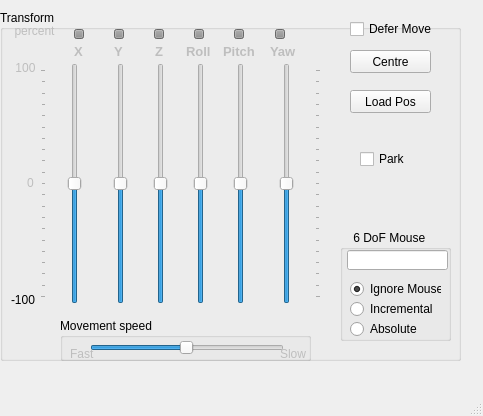
<?xml version="1.0" encoding="UTF-8"?>
<ui version="4.0">
 <class>MainWindow</class>
 <widget class="QMainWindow" name="MainWindow">
  <property name="geometry">
   <rect>
    <x>0</x>
    <y>0</y>
    <width>483</width>
    <height>416</height>
   </rect>
  </property>
  <property name="windowTitle">
   <string>Test Sim</string>
  </property>
  <widget class="QWidget" name="centralwidget">
   <widget class="QGroupBox" name="transform_panel">
    <property name="enabled">
     <bool>true</bool>
    </property>
    <property name="geometry">
     <rect>
      <x>0</x>
      <y>10</y>
      <width>461</width>
      <height>351</height>
     </rect>
    </property>
    <property name="title">
     <string>Transform</string>
    </property>
    <property name="flat">
     <bool>false</bool>
    </property>
    <widget class="QSlider" name="sld_0">
     <property name="enabled">
      <bool>true</bool>
     </property>
     <property name="geometry">
      <rect>
       <x>40</x>
       <y>53</y>
       <width>61</width>
       <height>241</height>
      </rect>
     </property>
     <property name="minimum">
      <number>-100</number>
     </property>
     <property name="maximum">
      <number>100</number>
     </property>
     <property name="value">
      <number>0</number>
     </property>
     <property name="orientation">
      <enum>Qt::Vertical</enum>
     </property>
     <property name="tickPosition">
      <enum>QSlider::TicksAbove</enum>
     </property>
    </widget>
    <widget class="QSlider" name="sld_3">
     <property name="geometry">
      <rect>
       <x>190</x>
       <y>53</y>
       <width>21</width>
       <height>241</height>
      </rect>
     </property>
     <property name="minimum">
      <number>-100</number>
     </property>
     <property name="maximum">
      <number>100</number>
     </property>
     <property name="value">
      <number>0</number>
     </property>
     <property name="orientation">
      <enum>Qt::Vertical</enum>
     </property>
     <property name="tickPosition">
      <enum>QSlider::NoTicks</enum>
     </property>
    </widget>
    <widget class="QSlider" name="sld_1">
     <property name="geometry">
      <rect>
       <x>110</x>
       <y>53</y>
       <width>21</width>
       <height>241</height>
      </rect>
     </property>
     <property name="minimum">
      <number>-100</number>
     </property>
     <property name="maximum">
      <number>100</number>
     </property>
     <property name="value">
      <number>0</number>
     </property>
     <property name="orientation">
      <enum>Qt::Vertical</enum>
     </property>
     <property name="tickPosition">
      <enum>QSlider::NoTicks</enum>
     </property>
    </widget>
    <widget class="QSlider" name="sld_2">
     <property name="geometry">
      <rect>
       <x>150</x>
       <y>53</y>
       <width>21</width>
       <height>241</height>
      </rect>
     </property>
     <property name="minimum">
      <number>-100</number>
     </property>
     <property name="maximum">
      <number>100</number>
     </property>
     <property name="value">
      <number>0</number>
     </property>
     <property name="orientation">
      <enum>Qt::Vertical</enum>
     </property>
     <property name="tickPosition">
      <enum>QSlider::NoTicks</enum>
     </property>
    </widget>
    <widget class="QSlider" name="sld_4">
     <property name="geometry">
      <rect>
       <x>230</x>
       <y>53</y>
       <width>21</width>
       <height>241</height>
      </rect>
     </property>
     <property name="minimum">
      <number>-100</number>
     </property>
     <property name="maximum">
      <number>100</number>
     </property>
     <property name="value">
      <number>0</number>
     </property>
     <property name="orientation">
      <enum>Qt::Vertical</enum>
     </property>
     <property name="tickPosition">
      <enum>QSlider::NoTicks</enum>
     </property>
    </widget>
    <widget class="QSlider" name="sld_5">
     <property name="enabled">
      <bool>true</bool>
     </property>
     <property name="geometry">
      <rect>
       <x>260</x>
       <y>53</y>
       <width>61</width>
       <height>241</height>
      </rect>
     </property>
     <property name="minimum">
      <number>-100</number>
     </property>
     <property name="maximum">
      <number>100</number>
     </property>
     <property name="value">
      <number>0</number>
     </property>
     <property name="orientation">
      <enum>Qt::Vertical</enum>
     </property>
     <property name="tickPosition">
      <enum>QSlider::TicksBelow</enum>
     </property>
    </widget>
    <widget class="QLabel" name="label_5">
     <property name="geometry">
      <rect>
       <x>0</x>
       <y>283</y>
       <width>46</width>
       <height>13</height>
      </rect>
     </property>
     <property name="text">
      <string>-100</string>
     </property>
     <property name="alignment">
      <set>Qt::AlignCenter</set>
     </property>
    </widget>
    <widget class="QLabel" name="label_6">
     <property name="enabled">
      <bool>false</bool>
     </property>
     <property name="geometry">
      <rect>
       <x>10</x>
       <y>50</y>
       <width>31</width>
       <height>16</height>
      </rect>
     </property>
     <property name="text">
      <string>100</string>
     </property>
     <property name="alignment">
      <set>Qt::AlignCenter</set>
     </property>
    </widget>
    <widget class="QLabel" name="label_3">
     <property name="enabled">
      <bool>false</bool>
     </property>
     <property name="geometry">
      <rect>
       <x>20</x>
       <y>163</y>
       <width>21</width>
       <height>20</height>
      </rect>
     </property>
     <property name="text">
      <string>0</string>
     </property>
     <property name="alignment">
      <set>Qt::AlignCenter</set>
     </property>
    </widget>
    <widget class="QGroupBox" name="groupBox">
     <property name="enabled">
      <bool>true</bool>
     </property>
     <property name="geometry">
      <rect>
       <x>340</x>
       <y>220</y>
       <width>111</width>
       <height>111</height>
      </rect>
     </property>
     <property name="title">
      <string>    6 DoF Mouse</string>
     </property>
     <widget class="QLineEdit" name="txt_spacemouse">
      <property name="enabled">
       <bool>true</bool>
      </property>
      <property name="geometry">
       <rect>
        <x>7</x>
        <y>20</y>
        <width>101</width>
        <height>20</height>
       </rect>
      </property>
     </widget>
     <widget class="QRadioButton" name="rb_m_off">
      <property name="enabled">
       <bool>true</bool>
      </property>
      <property name="geometry">
       <rect>
        <x>10</x>
        <y>50</y>
        <width>91</width>
        <height>18</height>
       </rect>
      </property>
      <property name="text">
       <string>Ignore Mouse</string>
      </property>
      <property name="checked">
       <bool>true</bool>
      </property>
     </widget>
     <widget class="QRadioButton" name="rb_m_inc">
      <property name="enabled">
       <bool>true</bool>
      </property>
      <property name="geometry">
       <rect>
        <x>10</x>
        <y>70</y>
        <width>91</width>
        <height>18</height>
       </rect>
      </property>
      <property name="text">
       <string>Incremental</string>
      </property>
     </widget>
     <widget class="QRadioButton" name="rb_m_abs">
      <property name="enabled">
       <bool>true</bool>
      </property>
      <property name="geometry">
       <rect>
        <x>10</x>
        <y>90</y>
        <width>91</width>
        <height>18</height>
       </rect>
      </property>
      <property name="text">
       <string>Absolute</string>
      </property>
     </widget>
    </widget>
    <widget class="QCheckBox" name="chk_instant_move">
     <property name="enabled">
      <bool>true</bool>
     </property>
     <property name="geometry">
      <rect>
       <x>350</x>
       <y>10</y>
       <width>91</width>
       <height>18</height>
      </rect>
     </property>
     <property name="text">
      <string>Defer Move</string>
     </property>
    </widget>
    <widget class="QLabel" name="label">
     <property name="enabled">
      <bool>false</bool>
     </property>
     <property name="geometry">
      <rect>
       <x>74</x>
       <y>33</y>
       <width>21</width>
       <height>16</height>
      </rect>
     </property>
     <property name="font">
      <font>
       <pointsize>10</pointsize>
       <weight>75</weight>
       <bold>true</bold>
      </font>
     </property>
     <property name="text">
      <string>X</string>
     </property>
    </widget>
    <widget class="QLabel" name="label_7">
     <property name="enabled">
      <bool>false</bool>
     </property>
     <property name="geometry">
      <rect>
       <x>114</x>
       <y>33</y>
       <width>21</width>
       <height>16</height>
      </rect>
     </property>
     <property name="font">
      <font>
       <pointsize>10</pointsize>
       <weight>75</weight>
       <bold>true</bold>
      </font>
     </property>
     <property name="text">
      <string>Y</string>
     </property>
    </widget>
    <widget class="QLabel" name="label_8">
     <property name="enabled">
      <bool>false</bool>
     </property>
     <property name="geometry">
      <rect>
       <x>155</x>
       <y>33</y>
       <width>20</width>
       <height>16</height>
      </rect>
     </property>
     <property name="font">
      <font>
       <pointsize>10</pointsize>
       <weight>75</weight>
       <bold>true</bold>
      </font>
     </property>
     <property name="text">
      <string>Z</string>
     </property>
    </widget>
    <widget class="QLabel" name="label_9">
     <property name="enabled">
      <bool>false</bool>
     </property>
     <property name="geometry">
      <rect>
       <x>186</x>
       <y>33</y>
       <width>31</width>
       <height>16</height>
      </rect>
     </property>
     <property name="font">
      <font>
       <pointsize>10</pointsize>
       <weight>75</weight>
       <bold>true</bold>
      </font>
     </property>
     <property name="text">
      <string>Roll</string>
     </property>
    </widget>
    <widget class="QLabel" name="label_10">
     <property name="enabled">
      <bool>false</bool>
     </property>
     <property name="geometry">
      <rect>
       <x>223</x>
       <y>33</y>
       <width>41</width>
       <height>16</height>
      </rect>
     </property>
     <property name="font">
      <font>
       <pointsize>10</pointsize>
       <weight>75</weight>
       <bold>true</bold>
      </font>
     </property>
     <property name="text">
      <string>Pitch</string>
     </property>
    </widget>
    <widget class="QLabel" name="label_11">
     <property name="enabled">
      <bool>false</bool>
     </property>
     <property name="geometry">
      <rect>
       <x>270</x>
       <y>33</y>
       <width>31</width>
       <height>16</height>
      </rect>
     </property>
     <property name="font">
      <font>
       <pointsize>10</pointsize>
       <weight>75</weight>
       <bold>true</bold>
      </font>
     </property>
     <property name="text">
      <string>Yaw</string>
     </property>
    </widget>
    <widget class="QPushButton" name="btn_centre">
     <property name="enabled">
      <bool>true</bool>
     </property>
     <property name="geometry">
      <rect>
       <x>350</x>
       <y>40</y>
       <width>81</width>
       <height>23</height>
      </rect>
     </property>
     <property name="text">
      <string>Centre</string>
     </property>
    </widget>
    <widget class="QLabel" name="label_12">
     <property name="enabled">
      <bool>false</bool>
     </property>
     <property name="geometry">
      <rect>
       <x>14</x>
       <y>11</y>
       <width>41</width>
       <height>20</height>
      </rect>
     </property>
     <property name="text">
      <string>percent</string>
     </property>
     <property name="alignment">
      <set>Qt::AlignCenter</set>
     </property>
    </widget>
    <widget class="QPushButton" name="btn_load_pos">
     <property name="enabled">
      <bool>true</bool>
     </property>
     <property name="geometry">
      <rect>
       <x>350</x>
       <y>80</y>
       <width>81</width>
       <height>23</height>
      </rect>
     </property>
     <property name="text">
      <string>Load Pos</string>
     </property>
    </widget>
    <widget class="QProgressBar" name="pg_0">
     <property name="enabled">
      <bool>false</bool>
     </property>
     <property name="geometry">
      <rect>
       <x>74</x>
       <y>19</y>
       <width>10</width>
       <height>10</height>
      </rect>
     </property>
     <property name="maximum">
      <number>1</number>
     </property>
     <property name="value">
      <number>1</number>
     </property>
     <property name="textVisible">
      <bool>false</bool>
     </property>
    </widget>
    <widget class="QProgressBar" name="pg_1">
     <property name="enabled">
      <bool>false</bool>
     </property>
     <property name="geometry">
      <rect>
       <x>114</x>
       <y>19</y>
       <width>10</width>
       <height>10</height>
      </rect>
     </property>
     <property name="maximum">
      <number>1</number>
     </property>
     <property name="value">
      <number>1</number>
     </property>
     <property name="textVisible">
      <bool>false</bool>
     </property>
    </widget>
    <widget class="QProgressBar" name="pg_3">
     <property name="enabled">
      <bool>false</bool>
     </property>
     <property name="geometry">
      <rect>
       <x>194</x>
       <y>19</y>
       <width>10</width>
       <height>10</height>
      </rect>
     </property>
     <property name="maximum">
      <number>1</number>
     </property>
     <property name="value">
      <number>1</number>
     </property>
     <property name="textVisible">
      <bool>false</bool>
     </property>
    </widget>
    <widget class="QProgressBar" name="pg_2">
     <property name="enabled">
      <bool>false</bool>
     </property>
     <property name="geometry">
      <rect>
       <x>154</x>
       <y>19</y>
       <width>10</width>
       <height>10</height>
      </rect>
     </property>
     <property name="maximum">
      <number>1</number>
     </property>
     <property name="value">
      <number>1</number>
     </property>
     <property name="textVisible">
      <bool>false</bool>
     </property>
    </widget>
    <widget class="QProgressBar" name="pg_5">
     <property name="enabled">
      <bool>false</bool>
     </property>
     <property name="geometry">
      <rect>
       <x>275</x>
       <y>19</y>
       <width>10</width>
       <height>10</height>
      </rect>
     </property>
     <property name="maximum">
      <number>1</number>
     </property>
     <property name="value">
      <number>1</number>
     </property>
     <property name="textVisible">
      <bool>false</bool>
     </property>
    </widget>
    <widget class="QProgressBar" name="pg_4">
     <property name="enabled">
      <bool>false</bool>
     </property>
     <property name="geometry">
      <rect>
       <x>234</x>
       <y>19</y>
       <width>10</width>
       <height>10</height>
      </rect>
     </property>
     <property name="maximum">
      <number>1</number>
     </property>
     <property name="value">
      <number>1</number>
     </property>
     <property name="textVisible">
      <bool>false</bool>
     </property>
    </widget>
    <widget class="QGroupBox" name="groupBox_2">
     <property name="enabled">
      <bool>true</bool>
     </property>
     <property name="geometry">
      <rect>
       <x>60</x>
       <y>308</y>
       <width>251</width>
       <height>43</height>
      </rect>
     </property>
     <property name="title">
      <string>Movement speed</string>
     </property>
     <widget class="QLabel" name="label_15">
      <property name="enabled">
       <bool>false</bool>
      </property>
      <property name="geometry">
       <rect>
        <x>220</x>
        <y>29</y>
        <width>40</width>
        <height>14</height>
       </rect>
      </property>
      <property name="text">
       <string>Slow</string>
      </property>
     </widget>
     <widget class="QSlider" name="sld_lag">
      <property name="enabled">
       <bool>true</bool>
      </property>
      <property name="geometry">
       <rect>
        <x>30</x>
        <y>20</y>
        <width>194</width>
        <height>20</height>
       </rect>
      </property>
      <property name="minimum">
       <number>20</number>
      </property>
      <property name="maximum">
       <number>2000</number>
      </property>
      <property name="singleStep">
       <number>20</number>
      </property>
      <property name="value">
       <number>1000</number>
      </property>
      <property name="orientation">
       <enum>Qt::Horizontal</enum>
      </property>
     </widget>
     <widget class="QLabel" name="label_14">
      <property name="enabled">
       <bool>false</bool>
      </property>
      <property name="geometry">
       <rect>
        <x>10</x>
        <y>29</y>
        <width>40</width>
        <height>14</height>
       </rect>
      </property>
      <property name="text">
       <string>Fast</string>
      </property>
     </widget>
    </widget>
    <widget class="QCheckBox" name="chk_brake">
     <property name="enabled">
      <bool>true</bool>
     </property>
     <property name="geometry">
      <rect>
       <x>360</x>
       <y>140</y>
       <width>70</width>
       <height>18</height>
      </rect>
     </property>
     <property name="text">
      <string>Park</string>
     </property>
    </widget>
   </widget>
  </widget>
  <widget class="QMenuBar" name="menubar">
   <property name="geometry">
    <rect>
     <x>0</x>
     <y>0</y>
     <width>483</width>
     <height>22</height>
    </rect>
   </property>
  </widget>
  <widget class="QStatusBar" name="statusbar"/>
 </widget>
 <resources/>
 <connections/>
</ui>
